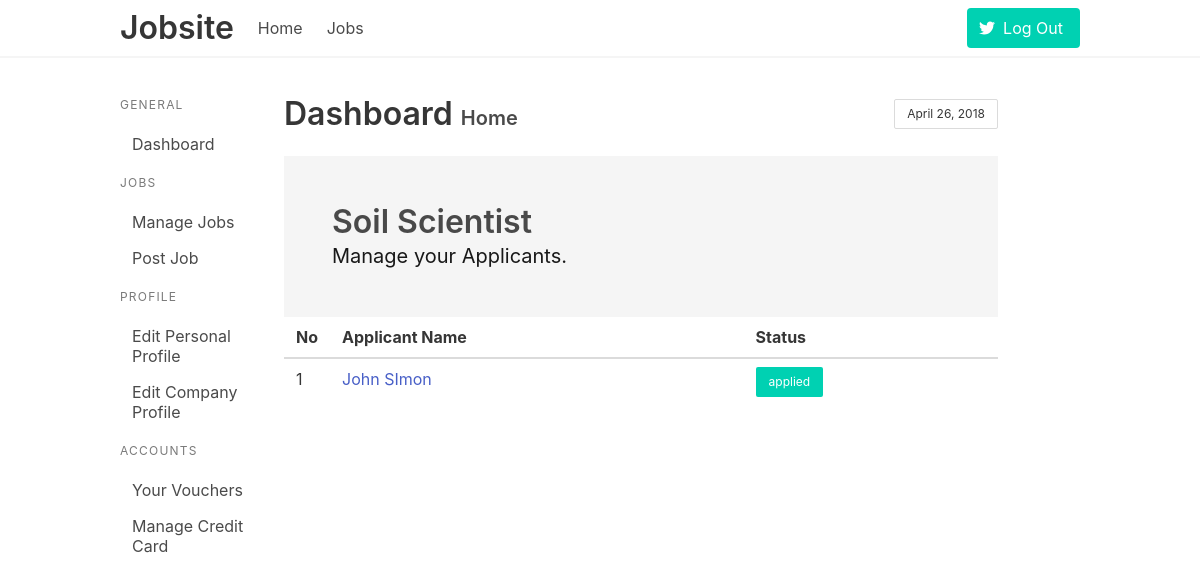
The app's page /company/job/1 (signed in) with its own data.
### jobs/models.py (models this page shows, shortened)
class Job(models.Model):
    title               = models.CharField(max_length=60)
    slug                = models.SlugField(blank=True)
    industry            = models.ForeignKey(Industry, on_delete=models.SET_NULL, blank=True, null=True)
    company             = models.ForeignKey(Company, on_delete=models.CASCADE)
    job_type            = models.CharField(max_length=10, choices=JOB_TYPES)
    min_qualification   = models.CharField('Minimum Qualification', max_length=10, choices=MIN_QUALIFICATIONS, null=True, blank=True)
    years_of_exp        = models.CharField('Years of Experience', max_length=20, choices=YEARS_OF_EXP, null=True, blank=True)
    salary              = models.PositiveIntegerField(blank=True, null=True)
    description         = models.TextField()
    posted_on           = models.DateTimeField(auto_now_add=True)
    updated_on          = models.DateTimeField(auto_now=True)

class Application(models.Model):
    applicant   = models.ForeignKey(Applicant, on_delete=models.CASCADE, blank=True, null=True)
    job         = models.ForeignKey(Job, on_delete=models.CASCADE, blank=True, null=True)
    applied_on  = models.DateTimeField(auto_now_add=True)
    status      = models.CharField(max_length=20, choices=APPLICATION_STATUS, default='applied')
    objects = ApplicationManager()

### accounts/models.py (models this page shows, shortened)
class Applicant(models.Model):
    user            = models.OneToOneField(User, on_delete=models.CASCADE)
    interest        = models.ForeignKey(Industry, on_delete=models.SET_NULL, blank=True, null=True)
    date_of_birth   = models.DateField(null=True, blank=True)
    location        = models.CharField(_('Where do you Reside now'), max_length=20, null=True, blank=True)
    gender          = models.CharField(max_length=10, choices=GENDERS, null=True, blank=True)
    about           = models.TextField(blank=True, null=True)
    years_of_exp    = models.CharField('Years of Experience', max_length=20, choices=YEARS_OF_EXP, null=True, blank=True)

class User(AbstractBaseUser, PermissionsMixin):
    full_name       = models.CharField(_('full name'), max_length=30)
    email           = models.EmailField(_('email address'), unique=True)
    is_staff        = models.BooleanField(_('staff status'), default=False)
    is_active       = models.BooleanField(_('active'), default=True)
    date_joined     = models.DateTimeField(_('date joined'), auto_now_add=True)
    is_applicant    = models.BooleanField(_('applicant'), default=False)
    is_employer     = models.BooleanField(_('employer'), default=False)
    objects = UserManager()
    USERNAME_FIELD = 'email'
    REQUIRED_FIELDS = ['full_name']
    class Meta:
        verbose_name = _('user')
        verbose_name_plural = _('users')
    def __str__(self):
        return self.email

### jobs/views.py (the view)
# urls.py: path('job/<int:pk>', jobviews.JobsByCompanyDetail.as_view(), name='company_job_detail'),
class JobsByCompanyDetail(CompanyRequiredMixin, DetailView):
    model = Job
    template_name = 'companydashboard/job_detail.html'
    def get_context_data(self, **kwargs):
        context = super().get_context_data(**kwargs)
        applications = Application.objects.filter(job=self.get_object())
        context['applications'] = applications
        return context

### accounts/mixins.py (called while the page is built)
    def test_func(self):
        return self.request.user.is_active and self.request.user.is_employer

### companydashboard/templates/companydashboard/job_detail.html
{% extends "companydashboard/base.html" %}
{% block page_title %} Home {% endblock %}
{% block dashcontent %}
    <section class="hero is-light">
        <div class="hero-body">
          <div class="container">
            <h1 class="title">
              {{ job.title }}
            </h1>
            <h2 class="subtitle">
              Manage your Applicants.
            </h2>
          </div>
        </div>
    </section>
    <table class="table is-fullwidth is-striped is-hoverable">
        <thead>
            <tr>
                <th>No</th>
                <th>Applicant Name</th>
                <th>Status</th>
            </tr>
        </thead>
        <tbody>
            {% for app in applications %}
            <tr>
                <td width="5%">{{forloop.counter}}</td>
                <td><a href="{% url 'company_job_detail' job.pk %}">{{ app.applicant.user.full_name }}</a></td>
                <td><a class="button is-small is-primary" href="#">{{ app.status }}</a></td>
            </tr>
            {% empty %}
                <h1 class="title is-5">No Applications Yet!</h1>
            {% endfor %}
        </tbody>
    </table>
{% endblock dashcontent %}

### records on screen
Job: title "Soil Scientist"
Application: applicant.user.full_name "John SImon", status "applied"
